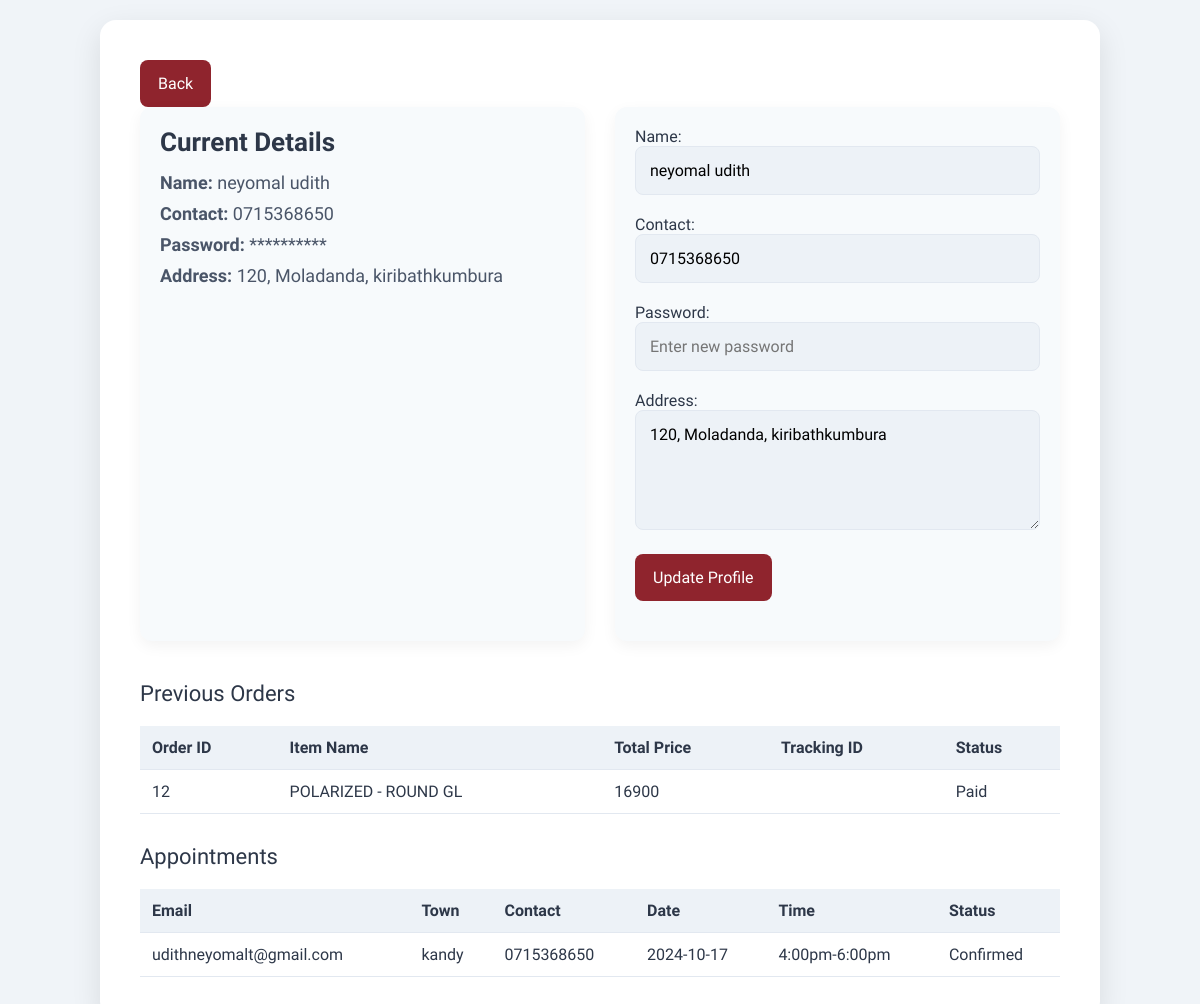
The app's page /profile.php (signed in) with its own data.
### tables this page shows
CREATE TABLE `customer` (
  `CustomerID` int(50) NOT NULL,
  `CustomerName` varchar(100) NOT NULL,
  `CustomerEmail` varchar(100) NOT NULL,
  `CustomerContact` varchar(100) NOT NULL,
  `CustomerPassword` varchar(100) NOT NULL,
  `Address` varchar(200) NOT NULL
);

CREATE TABLE `orders` (
  `OrderID` int(11) NOT NULL,
  `Email` varchar(50) NOT NULL,
  `Name` varchar(20) NOT NULL,
  `Contact` varchar(20) NOT NULL,
  `Delivery address` varchar(200) NOT NULL,
  `Postal` varchar(50) NOT NULL,
  `TotalPrice` varchar(100) NOT NULL,
  `Proof` varchar(200) NOT NULL,
  `Status` varchar(100) NOT NULL
);

CREATE TABLE `appointment` (
  `AppointmentID` int(20) NOT NULL,
  `Name` varchar(100) NOT NULL,
  `Email` varchar(50) NOT NULL,
  `NearTown` varchar(50) NOT NULL,
  `Contact` varchar(50) NOT NULL,
  `Date` date NOT NULL,
  `Time` varchar(20) NOT NULL,
  `Status` varchar(50) NOT NULL
);

### profile.php (the view, shortened to what this page needs)
<?php
include 'connect.php';
if (isset($_SESSION['CustomerEmail'])) {
    $customerEmail = $_SESSION['CustomerEmail'];
    $sql = "SELECT * FROM customer WHERE CustomerEmail = '$customerEmail'";
    $result = $conn->query($sql);
    if ($result->num_rows > 0) {
        $row = $result->fetch_assoc();
        $customerName = $row['CustomerName'];
        $customerContact = $row['CustomerContact'];
        $customerAddress = $row['Address'];
    } else {
        echo "No customer found with this email.";
        exit();
    }
    $orderSql = "SELECT OrderID, Name, TotalPrice, Status FROM orders WHERE Email = '$customerEmail'";
    $orderResult = $conn->query($orderSql);
    $appointmentSql = "SELECT Email, NearTown, Contact, Date, Time, Status FROM appointment WHERE Email = '$customerEmail'";
    $appointmentResult = $conn->query($appointmentSql);
} else {
    header("Location: loginUI.php");
    exit();
}
?>
<!DOCTYPE html>
<html lang="en">
  <head>
    <link rel="stylesheet" href="profile.css" />
  </head>
  <body>
    <div class="container">
    <a href="home.php" class="back-buttton"><button>Back</button></a>
      <main>
        <div class="profile-container">
          <div class="current-info">
            <h2>Current Details</h2>
            <p><strong>Name:</strong> <?php echo $customerName; ?></p>
            <p><strong>Contact:</strong> <?php echo $customerContact; ?></p>
            <p><strong>Password:</strong> **********</p>
            <p><strong>Address:</strong> <?php echo $customerAddress; ?></p>
          </div>
          <div class="update-form">
            <form id="profileForm" method="POST" action="updateProfile.php">
              <div class="form-group">
                <label for="name">Name:</label>
                <input
                  type="text"
                  id="name"
                  name="name"
                  value="<?php echo $customerName; ?>"
                  placeholder="Enter your name"
                />
              </div>
              <div class="form-group">
                <label for="contact">Contact:</label>
                <input
                  type="text"
                  id="contact"
                  name="contact"
                  value="<?php echo $customerContact; ?>"
                  placeholder="Enter your contact"
                />
              </div>
              <div class="form-group">
                <label for="password">Password:</label>
                <input
                  type="password"
                  id="password"
                  name="password"
                  placeholder="Enter new password"
                />
              </div>
              <div class="form-group">
                <label for="address">Address:</label>
                <textarea
                  id="address"
                  name="address"
                  placeholder="Enter your address"
                ><?php echo $customerAddress; ?></textarea>
              </div>
              <div class="form-group">
                <button type="submit">Update Profile</button>
              </div>
            </form>
          </div>
        </div>
        <div class="order-history">
          <h2>Previous Orders</h2>
          <table id="ordersTable">
            <thead>
              <tr>
                <th>Order ID</th>
                <th>Item Name</th>
                <th>Total Price</th>
                <th>Tracking ID</th>
                <th>Status</th>
              </tr>
            </thead>
            <tbody>
              <?php
              if ($orderResult->num_rows > 0) {
                  while ($orderRow = $orderResult->fetch_assoc()) {
                      echo "<tr>";
                      echo "<td>" . $orderRow['OrderID'] . "</td>";
                      echo "<td>" . $orderRow['Name'] . "</td>";
                      echo "<td>" . $orderRow['TotalPrice'] . "</td>";
                      echo "<td>" . "" . "</td>";
                      echo "<td>" . $orderRow['Status'] . "</td>";
                      echo "</tr>";
                  }
              } else {
                  echo "<tr><td colspan='5'>No orders found.</td></tr>";
              }
              ?>
            </tbody>
          </table>
          <div class="appoinment-history">
              <h2>Appointments</h2>
                <table id="appointmentsTable">
                  <thead>
                    <tr>
                      <th>Email</th>
                      <th>Town</th>
                      <th>Contact</th>
                      <th>Date</th>
                      <th>Time</th>
                      <th>Status</th>
                    </tr>
                  </thead>
                  <tbody>
                    <?php
                    if ($appointmentResult->num_rows > 0) {
                        while ($appointmentRow = $appointmentResult->fetch_assoc()) {
                            echo "<tr>";
                            echo "<td>" . $appointmentRow['Email'] . "</td>";
                            echo "<td>" . $appointmentRow['NearTown'] . "</td>";
                            echo "<td>" . $appointmentRow['Contact'] . "</td>";
                            echo "<td>" . $appointmentRow['Date'] . "</td>";
                            echo "<td>" . $appointmentRow['Time'] . "</td>";
                            echo "<td>" . $appointmentRow['Status'] . "</td>";
                            echo "</tr>";
                        }
                    } else {
                        echo "<tr><td colspan='6'>No appointments found.</td></tr>";
                    }
                    ?>
                  </tbody>
                </table>
          </div>
        </div>
      </main>
    </div>
  </body>
</html>

### profile.css (style rules this page uses)
* { margin: 0; padding: 0; box-sizing: border-box; font-family: "Afacad", sans-serif; }
body { background-color: #f0f4f8; display: flex; justify-content: center; align-items: center; min-height: 100vh; padding: 20px; }
.container { background-color: #ffffff; border-radius: 16px; padding: 40px; width: 100%; max-width: 1000px; box-shadow: 0 10px 30px rgba(0, 0, 0, 0.1); }
.profile-container { display: flex; justify-content: space-between; flex-wrap: wrap; gap: 30px; }
.current-info { flex: 1; background-color: #f7fafc; padding: 20px; border-radius: 12px; box-shadow: 0 5px 15px rgba(0, 0, 0, 0.05); }
.current-info h2 { margin-bottom: 15px; color: #2d3748; font-size: 26px; font-weight: 700; }
.current-info p { margin-bottom: 10px; color: #4a5568; font-size: 18px; }
.update-form { flex: 1; background-color: #f7fafc; padding: 20px; border-radius: 12px; box-shadow: 0 5px 15px rgba(0, 0, 0, 0.05); }
form { display: flex; flex-direction: column; }
.form-group { margin-bottom: 20px; }
label { margin-bottom: 10px; color: #2d3748; font-size: 16px; font-weight: 500; }
input[type="text"], input[type="password"], textarea { width: 100%; padding: 14px; border: 1px solid #e2e8f0; border-radius: 8px; font-size: 16px; background-color: #edf2f7; transition: border-color 0.3s ease, box-shadow 0.3s ease; }
textarea { height: 120px; }
button { background-color: #8f242d; color: white; padding: 14px 18px; border: none; border-radius: 8px; font-size: 16px; font-weight: 500; cursor: pointer; transition: background-color 0.3s ease, transform 0.3s ease; }
.order-history { margin-top: 40px; width: 100%; }
.order-history h2 { margin-bottom: 20px; color: #2d3748; font-size: 22px; font-weight: 500; }
table { width: 100%; border-collapse: collapse; }
table th, table td { padding: 12px; text-align: left; border-bottom: 1px solid #e2e8f0; }
table th { background-color: #edf2f7; color: #2d3748; font-weight: 600; }
table td { color: #2d3748; }
.appoinment-history { margin-top: 30px; }

### records on screen
customer: CustomerName "neyomal udith", CustomerContact "0715368650", Address "120, Moladanda, kiribathkumbura", name "neyomal udith", contact "0715368650", address "120, Moladanda, kiribathkumbura"
orders: OrderID "12", Name "POLARIZED - ROUND GL", TotalPrice "16900", Status "Paid"
appointment: Email "udithneyomalt@gmail.com", NearTown "kandy", Contact "0715368650", Date "2024-10-17", Time "4:00pm-6:00pm", Status "Confirmed"
